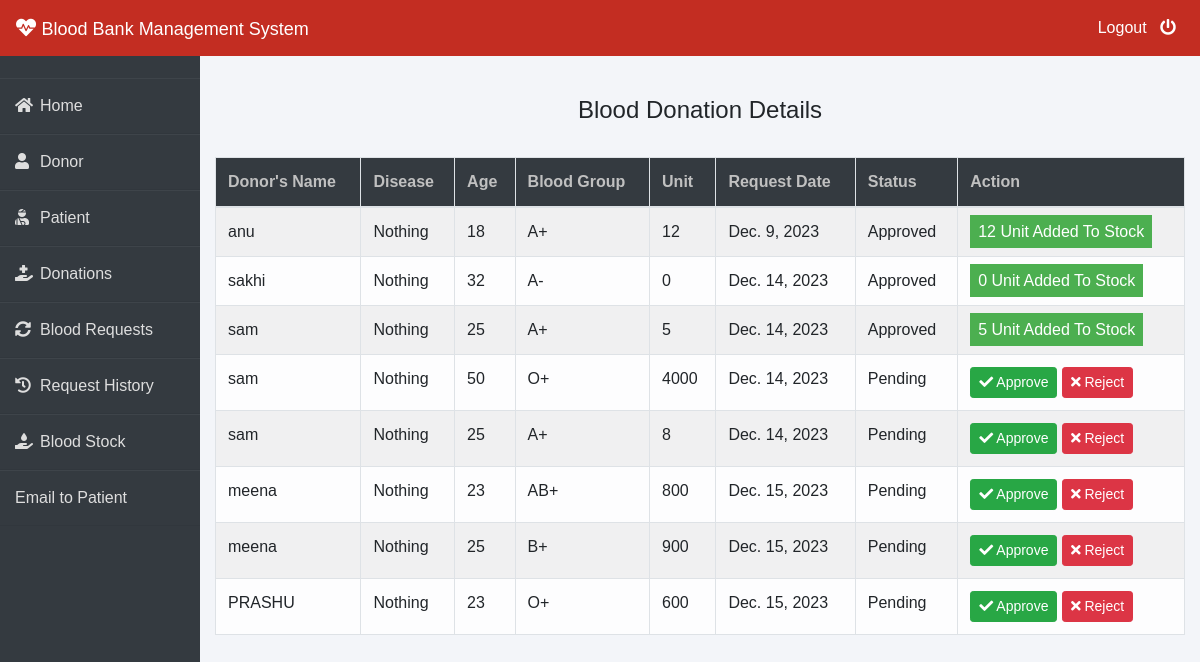
Page /admin-donation (signed in) on the committed database.
### donor/models.py (models this page shows, shortened)
class BloodDonate(models.Model):
    donor=models.ForeignKey(Donor,on_delete=models.CASCADE)
    disease=models.CharField(max_length=100,default="Nothing")
    age=models.PositiveIntegerField()
    bloodgroup=models.CharField(max_length=10)
    unit=models.PositiveIntegerField(default=0)
    status=models.CharField(max_length=20,default="Pending")
    date=models.DateField(auto_now=True)

class Donor(models.Model):
    user=models.OneToOneField(User,on_delete=models.CASCADE)
    profile_pic= models.ImageField(upload_to='profile_pic/Donor/',null=True,blank=True)
    bloodgroup=models.CharField(max_length=10)
    address = models.CharField(max_length=40)
    mobile = models.CharField(max_length=20,null=False)
    def __str__(self):
        return self.user.first_name

### blood/views.py (the view)
# urls.py: path('admin-donation', views.admin_donation_view,name='admin-donation'),
@login_required(login_url='adminlogin')
def admin_donation_view(request):
    donations=dmodels.BloodDonate.objects.all()
    return render(request,'blood/admin_donation.html',{'donations':donations})

### templates/blood/admin_donation.html (shortened to what this page needs)
{% extends 'blood/adminbase.html' %}
{% block content %}
{% load widget_tweaks %}
{%load static%}
<head>
   </head>
<br><br>
<div class="container">
    <H4 class="text-center">Blood Donation Details</H4><br>
    <table class="table table-light table-hover table-bordered table-striped">
        <thead class="bg-dark">
            <tr>
                <th scope="col" style="color: rgb(192, 192, 192);">Donor's Name</th>
                <th scope="col" style="color: rgb(192, 192, 192);">Disease</th>
                <th scope="col" style="color: rgb(192, 192, 192);">Age</th>
                <th scope="col" style="color: rgb(192, 192, 192);">Blood Group</th>
                <th scope="col" style="color: rgb(192, 192, 192);">Unit</th>
                <th scope="col" style="color: rgb(192, 192, 192);">Request Date</th>
                <th scope="col" style="color: rgb(192, 192, 192);">Status</th>
                <th style="color: rgb(192, 192, 192);">Action</th>
            </tr>
        </thead>
        <tbody>
            {% for t in donations %}
            <tr>
                <td> {{t.donor}}</td>
                <td> {{t.disease}}</td>
                <td> {{t.age}}</td>
                <td>{{t.bloodgroup}}</td>
                <td>{{t.unit}}</td>
                <td>{{t.date}}</td>
                <td>{{t.status}}</td>
                {% if t.status == 'Pending' %}
                <td>
                    <button class="btn btn-success btn-sm"><a  style="text-decoration: none;color: white;" href="{% url 'approve-donation' t.id  %}"><i class="fa fa-check"></i> Approve</a> </button>
                    <button class="btn btn-danger btn-sm"><a  style="text-decoration: none;color: white;" href="{% url 'reject-donation' t.id  %}"><i class="fa fa-times"></i> Reject</a> </button>
                </td>
                {% elif  t.status == 'Approved' %}
                <td><span class="label success">{{t.unit}} Unit Added To Stock</span></td>
                {% else %}
                <td><span class="label danger">0 Unit Added To Stock</span></td>
                {% endif %}
            </tr>
            {% endfor %}
        </tbody>
    </table>
</div>
{% endblock content %}

### templates/blood/adminbase.html (style rules this page uses)
* { margin: 0; padding: 0; box-sizing: border-box; list-style: none; text-decoration: none; font-family: 'Josefin Sans', sans-serif; }
body { background-color: #f3f5f9; }

### templates/blood/admin_donation.html (style rules this page uses)
.label { color: white; padding: 8px; }
.success { background-color: #4CAF50; }

### rows in the picture
BloodDonate: donor "anu", disease "Nothing", age "18", bloodgroup "A+", unit "12", date "Dec. 9, 2023", status "Approved"
BloodDonate: donor "sakhi", disease "Nothing", age "32", bloodgroup "A-", unit "0", date "Dec. 14, 2023", status "Approved"
BloodDonate: donor "sam", disease "Nothing", age "25", bloodgroup "A+", unit "5", date "Dec. 14, 2023", status "Approved"
BloodDonate: donor "sam", disease "Nothing", age "50", bloodgroup "O+", unit "4000", date "Dec. 14, 2023", status "Pending", shows "Approve"
BloodDonate: donor "sam", disease "Nothing", age "25", bloodgroup "A+", unit "8", date "Dec. 14, 2023", status "Pending", shows "Approve"
BloodDonate: donor "meena", disease "Nothing", age "23", bloodgroup "AB+", unit "800", date "Dec. 15, 2023", status "Pending", shows "Approve"
BloodDonate: donor "meena", disease "Nothing", age "25", bloodgroup "B+", unit "900", date "Dec. 15, 2023", status "Pending", shows "Approve"
BloodDonate: donor "PRASHU", disease "Nothing", age "23", bloodgroup "O+", unit "600", date "Dec. 15, 2023", status "Pending", shows "Approve"
